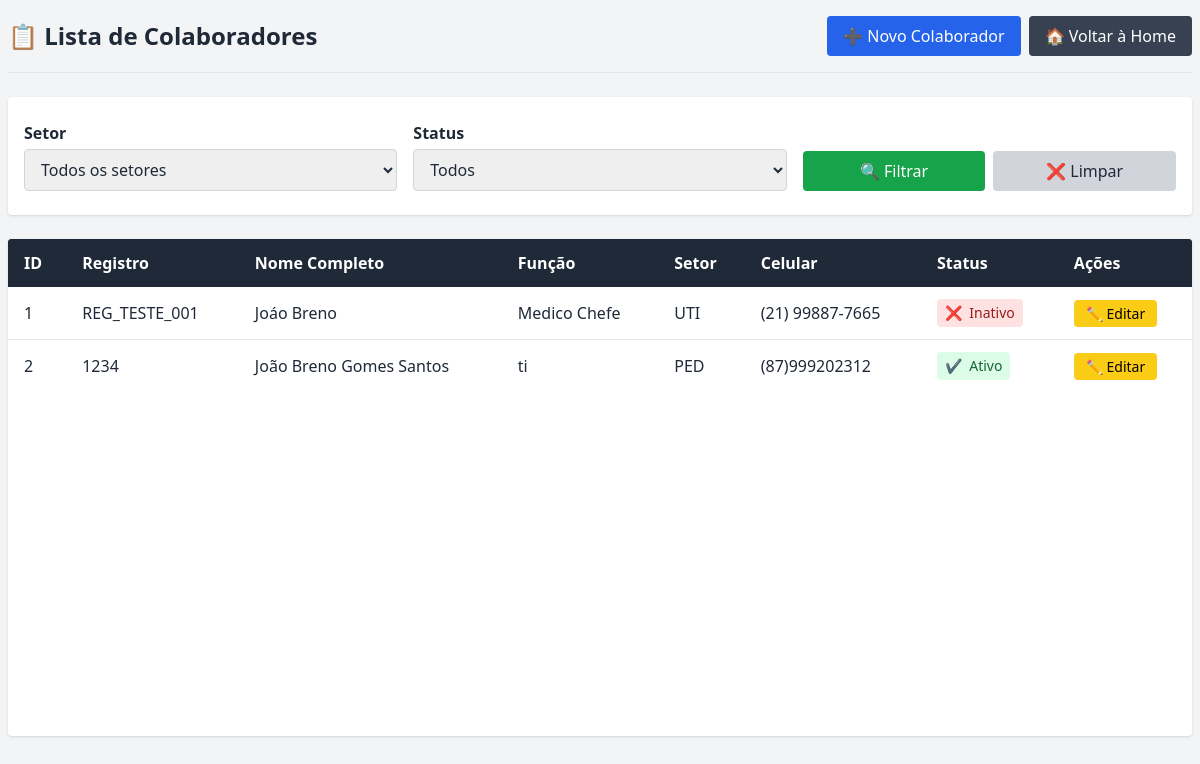
Page /auth/colaboradores/ (signed in) on the earlier database version.
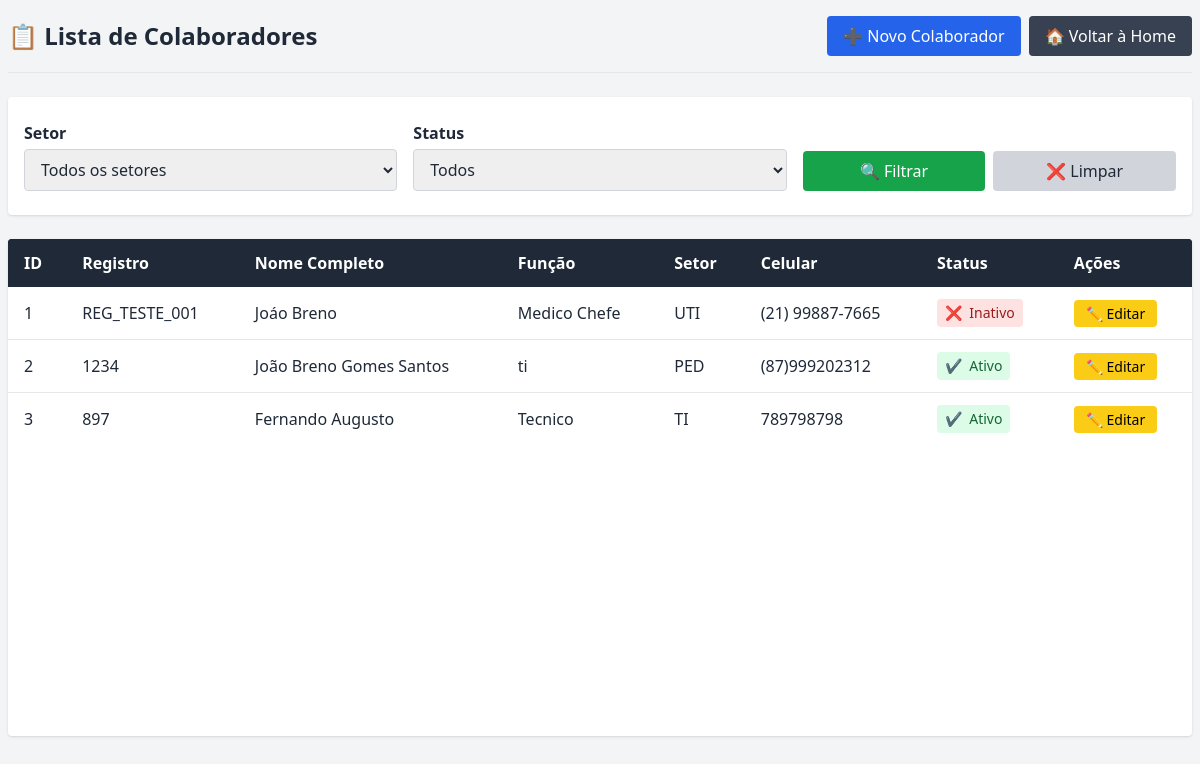
Same page on the later database version.
### dp_ses_management/models.py (models this page shows, shortened)
class Colaborador(models.Model):
    registro = models.CharField(max_length=50, unique=True, verbose_name="Registro (código interno)", null=True, blank=True)
    matricula = models.CharField(max_length=50, unique=True, verbose_name="Matrícula (código funcional)", null=True, blank=True)
    nome_completo = models.CharField(max_length=150, verbose_name="Nome completo", default='Nome Padrão')
    CARGO_CHOICES = [
        ('medico', 'Médico'),
        ('enfermeiro', 'Enfermeiro'),
        ('tec_enfermagem', 'Técnico de Enfermagem'),
        ('aux_admin', 'Auxiliar Administrativo'),
    ]
    cargo = models.CharField(max_length=20, choices=CARGO_CHOICES, verbose_name="Cargo", default='aux_admin')
    funcao = models.CharField(max_length=100, verbose_name="Função", default='')
    numero_conselho = models.CharField(max_length=50, blank=True, null=True, verbose_name="Número do conselho profissional")
    uf_conselho = models.CharField(max_length=2, blank=True, null=True, verbose_name="UF do conselho")
    nome_conselho = models.CharField(max_length=100, blank=True, null=True, verbose_name="Nome do conselho")  # opcional
    setor_trabalho = models.CharField(max_length=100, verbose_name="Setor de trabalho", default='')
    TURNO_CHOICES = [
        ('manha', 'Manhã'),
        ('tarde', 'Tarde'),
        ('noite', 'Noite'),
    ]
    turno = models.CharField(max_length=10, choices=TURNO_CHOICES, verbose_name="Turno", default='manha')
    dias_trabalho = models.CharField(max_length=100, verbose_name="Dias de trabalho", blank=True, null=True)
    jornada_trabalho = models.CharField(max_length=100, verbose_name="Jornada de trabalho", default='')
    tipo_contrato = models.CharField(max_length=100, verbose_name="Tipo de contrato", default='')
    STATUS_CHOICES = [
        ('ativo', 'Ativo'),
        ('inativo', 'Inativo'),
    ]
    status = models.CharField(max_length=10, choices=STATUS_CHOICES, verbose_name="Status", default='ativo')
    data_admissao = models.DateField(verbose_name="Data de admissão", default=timezone.now)
    nome_mae = models.CharField(max_length=150, verbose_name="Nome da mãe", default='')
    nome_pai = models.CharField(max_length=150, blank=True, null=True, verbose_name="Nome do pai")
    data_nascimento = models.DateField(verbose_name="Data de nascimento", default=timezone.now)
    naturalidade = models.CharField(max_length=100, verbose_name="Naturalidade (cidade/estado)", default='')
    ESTADO_CIVIL_CHOICES = [
        ('solteiro', 'Solteiro(a)'),
        ('casado', 'Casado(a)'),
        ('divorciado', 'Divorciado(a)'),
        ('viuvo', 'Viúvo(a)'),
    ]
    estado_civil = models.CharField(max_length=10, choices=ESTADO_CIVIL_CHOICES, verbose_name="Estado civil", default='solteiro')
    titulo_eleitor = models.CharField(max_length=20, blank=True, null=True, verbose_name="Título de eleitor")  # opcional
    zona_eleitoral = models.CharField(max_length=10, blank=True, null=True, verbose_name="Zona eleitoral")  # opcional
    secao_eleitoral = models.CharField(max_length=10, blank=True, null=True, verbose_name="Seção eleitoral")  # opcional
    estado_vota = models.CharField(max_length=2, blank=True, null=True, verbose_name="Estado onde vota")  # opcional
    rg_completo = models.CharField(max_length=50, verbose_name="RG COMPLETO (Número e texto)", default='')
    cpf = models.CharField(max_length=14, verbose_name="CPF", default='')
    numero_ctps = models.CharField(max_length=20, verbose_name="Número da CTPS", default='')
    serie_ctps = models.CharField(max_length=20, verbose_name="Série da CTPS", default='')
    uf_ctps = models.CharField(max_length=2, verbose_name="UF da CTPS", default='')
    documento_militar = models.CharField(max_length=50, blank=True, null=True, verbose_name="Documento militar")
    grau_instrucao = models.CharField(max_length=50, verbose_name="Grau de instrução", default='')
    numero_pasep = models.CharField(max_length=30, blank=True, null=True, verbose_name="Número do PASEP")
    celular = models.CharField(max_length=20, verbose_name="Celular", default='')
    telefone_fixo = models.CharField(max_length=20, blank=True, null=True, verbose_name="Telefone fixo")
    email = models.EmailField(verbose_name="E-mail", default='')
    cep = models.CharField(max_length=10, verbose_name="CEP", default='')
    endereco = models.CharField(max_length=150, verbose_name="Endereço (rua/avenida)", default='')
    numero = models.CharField(max_length=10, verbose_name="Número", default='')
    bairro = models.CharField(max_length=100, verbose_name="Bairro", default='')
    cidade = models.CharField(max_length=100, verbose_name="Cidade", default='')
    uf = models.CharField(max_length=2, verbose_name="UF", default='')

### dp_ses_management/views.py (the view)
# urls.py: path('colaboradores/', views.listar_colaboradores, name='listar_colaboradores'),
@login_required(login_url='/auth/login/')
def listar_colaboradores(request):
    filtro_setor = request.GET.get('setor', '')
    filtro_status = request.GET.get('status', '')
    colaboradores = Colaborador.objects.all()
    if filtro_setor:
        colaboradores = colaboradores.filter(setor_trabalho=filtro_setor)
    if filtro_status:
        colaboradores = colaboradores.filter(status=filtro_status)
    setores = Colaborador.objects.order_by('setor_trabalho').values_list('setor_trabalho', flat=True).distinct()
    context = {
        'colaboradores': colaboradores,
        'filtro_setor': filtro_setor,
        'filtro_status': filtro_status,
        'setores': setores,
    }
    return render(request, 'tarefas/listar_colaboradores.html', context)

### templates/tarefas/listar_colaboradores.html (shortened to what this page needs)
<!DOCTYPE html>
<html lang="pt-BR">
<head>
  {% load static %}
  <script src="https://cdn.tailwindcss.com"></script>
</head>
<body class="bg-gray-100 text-gray-800 min-h-screen px-2 pt-4">
  <div class="w-full flex flex-col min-h-[90vh]">
<div class="flex items-center justify-between border-b pb-4 mb-6">
  <h1 class="text-2xl font-bold">📋 Lista de Colaboradores</h1>
  <div class="flex gap-2">
    <a href="{% url 'tarefas:cadastrar_colaborador' %}" class="bg-blue-600 text-white px-4 py-2 rounded hover:bg-blue-700 transition">
      ➕ Novo Colaborador
    </a>
    <a href="{% url 'tarefas:home' %}" class="bg-gray-700 text-white px-4 py-2 rounded hover:bg-gray-800 transition">
      🏠 Voltar à Home
    </a>
  </div>
</div>
    <form method="get" class="grid grid-cols-1 md:grid-cols-3 gap-4 mb-6 bg-white px-4 py-6 rounded shadow w-full text-base">
      <div>
        <label class="block font-semibold mb-1">Setor</label>
        <select name="setor" class="w-full border border-gray-300 rounded px-3 py-2">
          <option value="">Todos os setores</option>
        </select>
      </div>
      <div>
        <label class="block font-semibold mb-1">Status</label>
        <select name="status" class="w-full border border-gray-300 rounded px-3 py-2">
          <option value="">Todos</option>
        </select>
      </div>
      <div class="flex items-end gap-2">
        <button type="submit" class="bg-green-600 text-white px-4 py-2 rounded hover:bg-green-700 transition w-full text-base">
          🔍 Filtrar
        </button>
        <a href="{% url 'tarefas:listar_colaboradores' %}" class="bg-gray-300 text-gray-800 px-4 py-2 rounded hover:bg-gray-400 transition w-full text-center text-base">
          ❌ Limpar
        </a>
      </div>
    </form>
    <div class="flex-grow overflow-y-auto bg-white rounded shadow max-h-[65vh] text-base">
      <table class="min-w-full table-auto text-left">
        <thead>
          <tr class="bg-gray-800 text-white">
            <th class="sticky px-4 py-3">ID</th>
            <th class="sticky px-4 py-3">Registro</th>
            <th class="sticky px-4 py-3">Nome Completo</th>
            <th class="sticky px-4 py-3">Função</th>
            <th class="sticky px-4 py-3">Setor</th>
            <th class="sticky px-4 py-3">Celular</th>
            <th class="sticky px-4 py-3">Status</th>
            <th class="sticky px-4 py-3">Ações</th>
          </tr>
        </thead>
        <tbody class="divide-y divide-gray-200">
          {% for colaborador in colaboradores %}
          <tr class="hover:bg-gray-50">
            <td class="px-4 py-3">{{ colaborador.id }}</td>
            <td class="px-4 py-3">{{ colaborador.registro }}</td>
            <td class="px-4 py-3">{{ colaborador.nome_completo }}</td>
            <td class="px-4 py-3">{{ colaborador.funcao }}</td>
            <td class="px-4 py-3">{{ colaborador.setor_trabalho }}</td>
            <td class="px-4 py-3">{{ colaborador.celular }}</td>
            <td class="px-4 py-3">
              <span class="inline-flex items-center px-2 py-1 rounded text-sm font-medium
                {% if colaborador.status == 'ativo' %}
                  bg-green-100 text-green-800
                {% else %}
                  bg-red-100 text-red-800
                {% endif %}">
                {% if colaborador.status == 'ativo' %}✔{% else %}❌{% endif %}
                &nbsp;{{ colaborador.get_status_display }}
              </span>
            </td>
            <td class="px-4 py-3">
              <a href="{% url 'tarefas:editar_colaborador' colaborador.id %}" class="bg-yellow-400 text-black px-3 py-1 rounded hover:bg-yellow-500 transition text-sm">
                ✏️ Editar
              </a>
            </td>
          </tr>
          {% empty %}
          <tr>
            <td colspan="8" class="text-center py-4 text-gray-500">Nenhum colaborador encontrado.</td>
          </tr>
          {% endfor %}
        </tbody>
      </table>
    </div>
  </div>
</body>
</html>

### templates/tarefas/listar_colaboradores.html (style rules this page uses)
th.sticky { position: sticky; top: 0; background-color: #1f2937; color: white; z-index: 10; }

Differences in the rows shown:
added Colaborador: id "3", registro "897", nome_completo "Fernando Augusto", funcao "Tecnico", setor_trabalho "TI", celular "789798798", status "Ativo"
